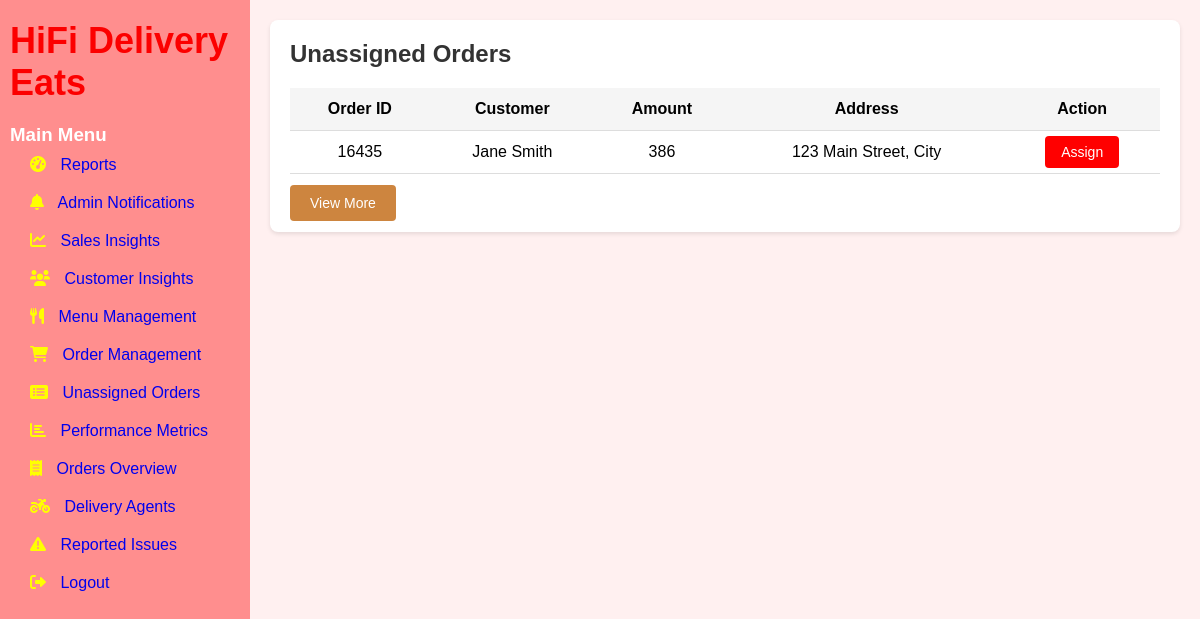
Page /unassigned-orders on the earlier database version.
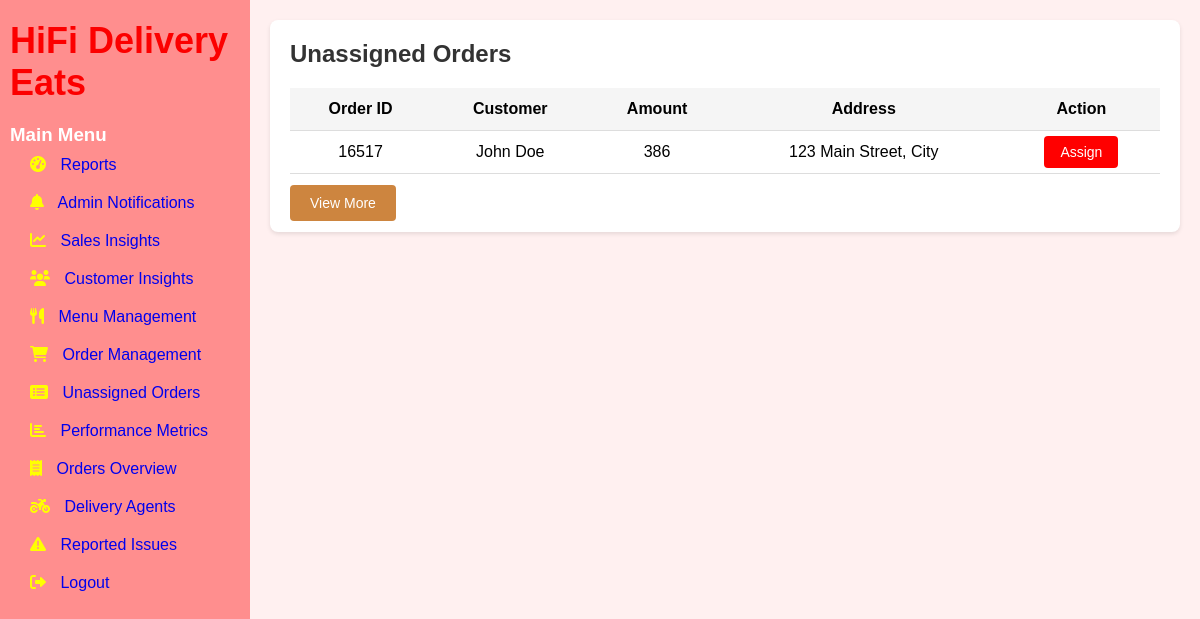
Same page on the later database version.
### tables this page shows
CREATE TABLE users (
        user_id INTEGER PRIMARY KEY AUTOINCREMENT,
        email TEXT UNIQUE NOT NULL,
        password_hash TEXT NOT NULL,
        full_name TEXT,
        phone_number TEXT,
        created_at TIMESTAMP DEFAULT CURRENT_TIMESTAMP,
        updated_at TIMESTAMP DEFAULT CURRENT_TIMESTAMP,
        last_login TIMESTAMP,
        is_active BOOLEAN DEFAULT TRUE,
        is_admin INTEGER DEFAULT 0,
        is_delivery_boy INTEGER DEFAULT 0,
        role_id INTEGER,
        FOREIGN KEY(role_id) REFERENCES roles(role_id)
    );

### app.py (the view)
@app.route('/unassigned-orders')
def unassigned_orders():
    db = get_db_connection()
    cur = db.cursor()
    cur.execute(""" SELECT d.Order_ID,o.total_price,o.delivery_location,u.full_name FROM Delivery d JOIN Orders o ON d.Order_ID = o.order_id
     JOIN Users u ON o.customer_id = u.user_id WHERE d.Status = 'Unassigned' LIMIT 5""")
    orders = cur.fetchall()
    return render_template('unassign_orders.html', orders=orders)

### app.py (called while the page is built)
@app.teardown_appcontext
def close_connection(exception):
    db = getattr(g, '_database', None)
    if db is not None:
        db.close()

def get_db_connection():
    conn = sqlite3.connect("existing_database.db")
    conn.row_factory = sqlite3.Row
    return conn

### templates/unassign_orders.html (shortened to what this page needs)
{% extends 'base.html' %}
{% block extra_css %}
<link rel="stylesheet" href="{{ url_for('static', filename='css/unassigned_orders.css') }}">
{% endblock %}
{% block content %}
            <div class="orders-section">
                <h2>Unassigned Orders</h2>
                <table class="orders-table">
                    <thead>
                        <tr>
                            <th>Order ID</th>
                            <th>Customer</th>
                            <th>Amount</th>
                            <th>Address</th>
                            <th>Action</th>
                        </tr>
                    </thead>
                    <tbody>
                        {% for order in orders %}
            <tr>
                <td>{{ order.order_id }}</td>
                <td>{{ order.full_name }}</td>
                <td>{{ order.total_price }}</td>
                <td>{{order.delivery_location}}</td>
                    <td>
                        <a href="{{ url_for('agent_assignment_dashboard', order_id=order.order_id) }}" class="assign-btn">Assign</a>
                    </td>
            </tr>
            {% endfor %}
                    </tbody>
                </table>
                {% if not view_more %}
                <a href="{{ url_for('view_more_orders') }}" class="view-more-btn">View More</a>
                {% endif %}
{% endblock %}

Differences in the rows shown:
removed users: order_id "16435", full_name "Jane Smith", total_price "386", delivery_location "123 Main Street, City"
added users: order_id "16517", full_name "John Doe", total_price "386", delivery_location "123 Main Street, City"
